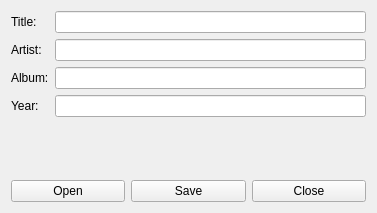
<?xml version="1.0" encoding="UTF-8"?>
<ui version="4.0">
 <author>Michael Krisper</author>
 <class>Form</class>
 <widget class="QWidget" name="Form">
  <property name="geometry">
   <rect>
    <x>0</x>
    <y>0</y>
    <width>377</width>
    <height>213</height>
   </rect>
  </property>
  <property name="windowTitle">
   <string>Super Ham</string>
  </property>
  <layout class="QVBoxLayout" name="verticalLayout_2">
   <item>
    <layout class="QFormLayout" name="formLayout">
     <property name="fieldGrowthPolicy">
      <enum>QFormLayout::ExpandingFieldsGrow</enum>
     </property>
     <property name="horizontalSpacing">
      <number>-1</number>
     </property>
     <item row="0" column="0">
      <widget class="QLabel" name="titleLabel">
       <property name="text">
        <string>Title:</string>
       </property>
      </widget>
     </item>
     <item row="0" column="1">
      <widget class="QLineEdit" name="titleLineEdit">
       <property name="contextMenuPolicy">
        <enum>Qt::PreventContextMenu</enum>
       </property>
      </widget>
     </item>
     <item row="1" column="0">
      <widget class="QLabel" name="artistLabel">
       <property name="text">
        <string>Artist:</string>
       </property>
      </widget>
     </item>
     <item row="1" column="1">
      <widget class="QLineEdit" name="artistLineEdit"/>
     </item>
     <item row="2" column="0">
      <widget class="QLabel" name="albumLabel">
       <property name="text">
        <string>Album:</string>
       </property>
      </widget>
     </item>
     <item row="2" column="1">
      <widget class="QLineEdit" name="albumLineEdit"/>
     </item>
     <item row="3" column="0">
      <widget class="QLabel" name="yearLabel">
       <property name="text">
        <string>Year:</string>
       </property>
      </widget>
     </item>
     <item row="3" column="1">
      <widget class="QLineEdit" name="yearLineEdit"/>
     </item>
     <item row="4" column="1">
      <spacer name="verticalSpacer">
       <property name="orientation">
        <enum>Qt::Vertical</enum>
       </property>
       <property name="sizeHint" stdset="0">
        <size>
         <width>20</width>
         <height>20</height>
        </size>
       </property>
      </spacer>
     </item>
    </layout>
   </item>
   <item>
    <layout class="QHBoxLayout" name="horizontalLayout">
     <item>
      <widget class="QPushButton" name="openButton">
       <property name="text">
        <string>Open</string>
       </property>
      </widget>
     </item>
     <item>
      <widget class="QPushButton" name="saveButton">
       <property name="text">
        <string>Save</string>
       </property>
      </widget>
     </item>
     <item>
      <widget class="QPushButton" name="closeButton">
       <property name="text">
        <string>Close</string>
       </property>
      </widget>
     </item>
    </layout>
   </item>
  </layout>
 </widget>
 <resources/>
 <connections/>
</ui>
